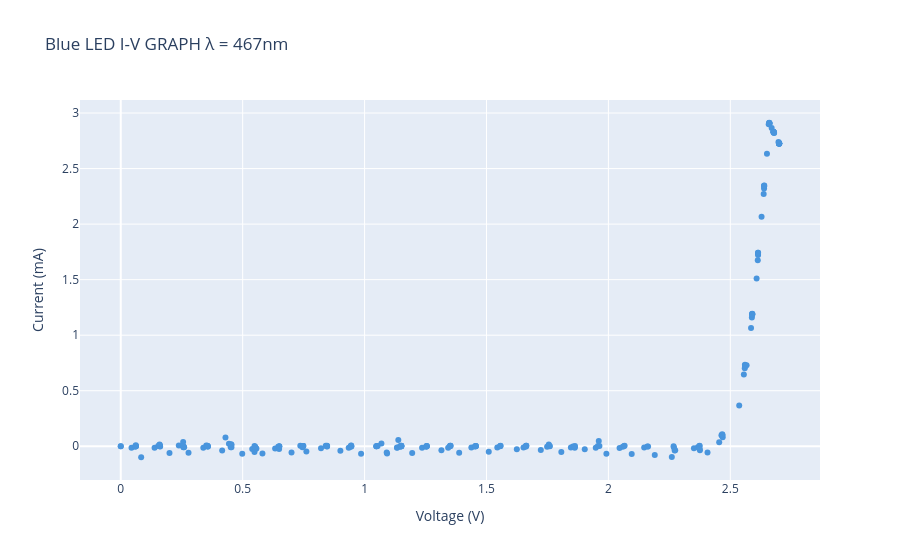

Source (notebook cell):
### Markdown cell above
### Blue LED Data Analysis 🔵

### Code cell
blueData = pd.read_csv('RealData/blueLEDData.csv').drop_duplicates()
blueWavelength=467E-9
print(blueData.count())
fig = px.scatter(
    blueData,
    x="Voltage (V)",
    y="Current (mA)",
    title="Blue LED I-V GRAPH λ = 467nm ",
    color_discrete_sequence=["#4995dd"]
)
fig.show()

### Figure 1 — Plotly figure (JSON) as saved in the notebook; plotly's stock layout.template omitted (floating-point values rounded to 4 significant figures; data arrays with more than 128 entries replaced by an {"elided": "..."} marker saying what was removed)
{"data": [{"hovertemplate": "Voltage (V)=%{x}<br>Current (mA)=%{y}<extra></extra>", "legendgroup": "", "marker": {"color": "#4995dd", "symbol": "circle"}, "mode": "markers", "name": "", "orientation": "v", "showlegend": false, "type": "scatter", "x": {"elided": "226 float values"}, "xaxis": "x", "y": {"elided": "226 float values"}, "yaxis": "y"}], "layout": {"legend": {"tracegroupgap": 0}, "title": {"text": "Blue LED I-V GRAPH λ = 467nm "}, "xaxis": {"anchor": "y", "domain": [0, 1], "title": {"text": "Voltage (V)"}}, "yaxis": {"anchor": "x", "domain": [0, 1], "title": {"text": "Current (mA)"}}}}
